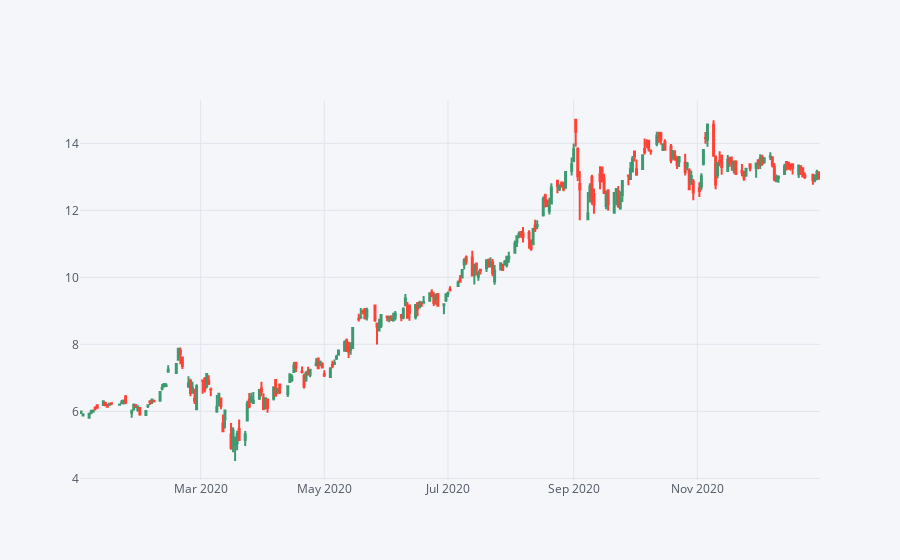

Notebook code cell kept with this figure:
### Code cell
bank_stocks['NVDA'][['Open', 'High', 'Low', 'Close']].loc['2020-01-01':'2021-01-01'].iplot(kind='candle')

### Figure 1 — Plotly figure (JSON) as saved in the notebook; plotly's stock layout.template omitted (floating-point values rounded to 4 significant figures; data arrays with more than 128 entries replaced by an {"elided": "..."} marker saying what was removed)
{"data": [{"close": {"elided": "253 float values"}, "high": {"elided": "253 float values"}, "low": {"elided": "253 float values"}, "open": {"elided": "253 float values"}, "showlegend": false, "type": "candlestick", "x": {"elided": "253 str values"}, "yaxis": "y2"}], "layout": {"legend": {"bgcolor": "#F5F6F9", "font": {"color": "#4D5663"}}, "paper_bgcolor": "#F5F6F9", "plot_bgcolor": "#F5F6F9", "title": {"font": {"color": "#4D5663"}}, "xaxis": {"gridcolor": "#E1E5ED", "rangeslider": {"visible": false}, "showgrid": true, "tickfont": {"color": "#4D5663"}, "title": {"font": {"color": "#4D5663"}, "text": ""}, "zerolinecolor": "#E1E5ED"}, "yaxis": {"gridcolor": "#E1E5ED", "showgrid": true, "showticklabels": false, "tickfont": {"color": "#4D5663"}, "title": {"font": {"color": "#4D5663"}, "text": ""}, "zerolinecolor": "#E1E5ED"}, "yaxis2": {"gridcolor": "#E1E5ED", "showgrid": true, "tickfont": {"color": "#4D5663"}, "title": {"font": {"color": "#4D5663"}, "text": ""}, "zerolinecolor": "#E1E5ED"}}}
